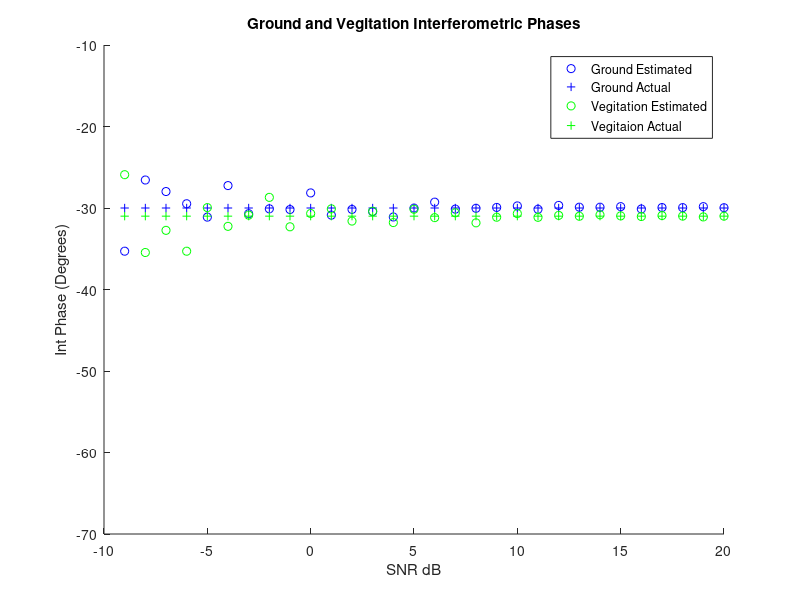
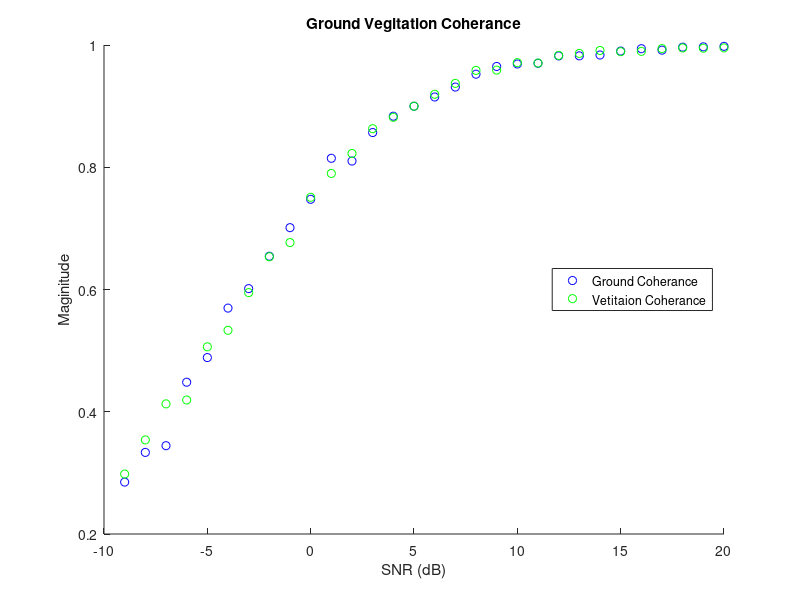

Source code (MATLAB) for these figures, in order:
%% Afric_Sim_test_espirit
clc;clear;
%% Initializations

alpha = 1; %ground weighting factor
beta = 1;   %veg weighting factor

Pol_ground = [1;-1;0]/sqrt(2); 
Pol_vegitation = [1;1;1]/sqrt(3); 

ground_offset = 30*pi/180; % ground interferomitry offset
vegitation_offset =  31*pi/180;    % veg interferomitry offset
samples = 10;
Window = 200;    %size of window
Averaged_samples = 30;

ground_phase_est=zeros(Averaged_samples,1); 
vegitation_phase_est=zeros(Averaged_samples,1);
ground_mag_est=zeros(Averaged_samples,1); 
vegitation_mag_est=zeros(Averaged_samples,1);
SNR = zeros(1,Averaged_samples);
%% Matrix Calculations
% Implimenting a window. Esprit and SR techniques

for Averaged_sample = 1:Averaged_samples;
    
    SNR(Averaged_sample) = Averaged_sample-10;
    Noise = (10^(-SNR(Averaged_sample)/20))/sqrt(3);
    
    for n = 1:samples
       
        g =  Pol_ground*(sqrt(-2*log(1-rand(1,Window))).*exp(1i*2*pi*rand(1,Window)));
        v =  Pol_vegitation*(sqrt(-2*log(1-rand(1,Window))).*exp(1i*2*pi*rand(1,Window)));
        
        s1 = alpha*g + beta*v;
        s2 = alpha*exp(1i*ground_offset)*g + beta*exp(1i*vegitation_offset)*v;
        
        s1_Noise = s1 + Noise*sqrt(-2*log(1-rand(3,Window))).*exp(1i*2*pi*rand(3,Window));
        s2_Noise = s2 + Noise*sqrt(-2*log(1-rand(3,Window))).*exp(1i*2*pi*rand(3,Window));
                                    
        p1 = [s1_Noise(1,:)
            s1_Noise(2,:)
            s1_Noise(3,:)];
        
        p2 = [s2_Noise(1,:)
            s2_Noise(2,:)
            s2_Noise(3,:)];
        
        R1 = p1*p1'/Window;
        R2 = p1*p2'/Window;
        
        A = pinv(R1)*R2;
        
        [u,c] = eig(A);
        
        s1 = abs(Pol_ground'*u);
        [~,kk] = sort(s1,'descend');
        ground_phase_est(Averaged_sample) = ground_phase_est(Averaged_sample) + angle(c(kk(1),kk(1)))/samples;
        ground_mag_est(Averaged_sample) = ground_mag_est(Averaged_sample) + abs(c(kk(1),kk(1)))/samples;

        s2 = abs(Pol_vegitation'*u);
        [~,kk] = sort(s2,'descend');
        vegitation_phase_est(Averaged_sample) = vegitation_phase_est(Averaged_sample) + angle(c(kk(1),kk(1)))/samples;
        vegitation_mag_est(Averaged_sample) = vegitation_mag_est(Averaged_sample) + abs(c(kk(1),kk(1)))/samples;

    end     
end
%% Plotting Results

figure(1);
title('Ground and Vegitation Interferometric Phases');
xlabel('SNR dB');ylabel('Int Phase (Degrees)');
hold on;
plot(SNR,ground_phase_est*180/pi,'bo');
plot(SNR,-1*ones(Averaged_samples,1)*ground_offset*180/pi,'b+'); %actual Ground Phase
plot(SNR,vegitation_phase_est*180/pi,'go');
plot(SNR,-1*ones(Averaged_samples,1)*vegitation_offset*180/pi,'g+'); %actual Vegitation phase
axis([-10 20 -70 -10]);
legend('Ground Estimated','Ground Actual','Vegitation Estimated','Vegitaion Actual','Location','northeast')
hold off

figure(2)
title('Ground Vegitation Coherance');
xlabel('SNR (dB)');ylabel('Maginitude')
hold on;
plot(SNR,ground_mag_est,'bo');
plot(SNR,vegitation_mag_est,'go');
legend('Ground Coherance','Vetitaion Coherance','Location','east');
hold off;
